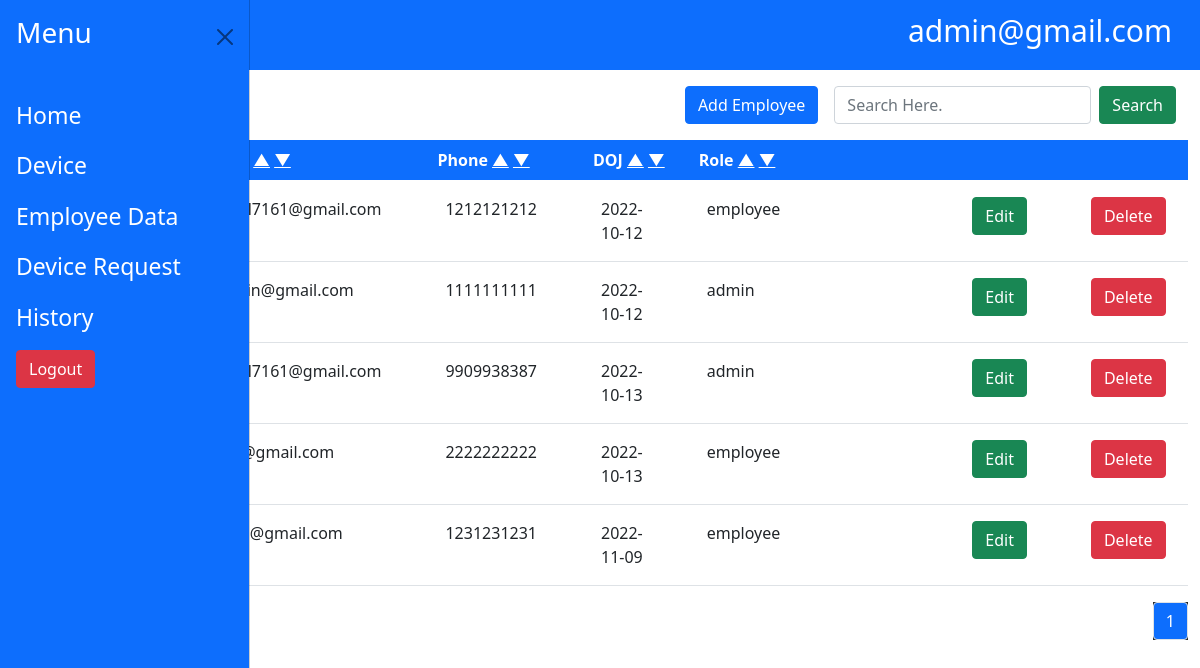
Screenshot of /admin/employee_data.php (signed in) with the database file from the repository.
### tables this page shows
CREATE TABLE `user` (
  `id` int(250) NOT NULL,
  `name` varchar(250) NOT NULL,
  `email` varchar(250) NOT NULL,
  `phone` varchar(250) NOT NULL,
  `doj` date NOT NULL,
  `password` varchar(250) NOT NULL,
  `role` varchar(250) NOT NULL
);

### class/employee.php (called while the page is built, shortened)
<?php
class Employee{
public function fetchData(){
      $limit=$_SESSION['limit'];
    $start_from=$_SESSION['start_from'];
    $connect = mysqli_connect("localhost", "root","","devicesys");
$valueToSearch=$_SESSION['search_string'];
    if(isset($_GET['sort'])){
      $colunm=$_GET['colunm'];
      $_SESSION['colunm_employee']=$colunm;
      $sort=$_GET['sort'];
      $_SESSION['sort_employee']=$sort;
      if($colunm==""){
        $query="select * from user  WHERE CONCAT(`name`, `email`, `phone`,`doj`,`role`) LIKE '%".$valueToSearch."%' LIMIT $start_from, $limit";
      }
      else{
      $query="select * from user  WHERE CONCAT(`name`, `email`, `phone`,`doj`,`role`) LIKE '%".$valueToSearch."%'  order by $colunm $sort  LIMIT $start_from, $limit";
      }
    }
    else{
    $query="select * from user  WHERE CONCAT(`name`, `email`, `phone`,`doj`,`role`) LIKE '%".$valueToSearch."%'  LIMIT $start_from, $limit";
    }
    $filter_result = mysqli_query($connect, $query);
    return $filter_result;
}
}
?>

### admin/employee_data.php (the view, shortened to what this page needs)
<?php
include 'header.php';
      if (isset($_GET["page"])) {
        $pn  = (int) $_GET["page"];
      }
      else {
        $pn=1;
      };
include '../class/employee.php';
 $employee=$employeeobj->fetchData();
?>
<body>
        <div class="container-fluid d-flex justify-content-center">
            <div class="table-responsive mt-3">
                <div class="container-fluid d-flex justify-content-end mb-3">
        <button type="button" class="btn btn-primary" data-bs-toggle="modal" data-bs-target="#myModal">
            Add Employee
        </button>
                 <form class='d-flex ms-3' action="employee_data.php" method="GET">
     <?php
        if(isset($_SESSION['search_string'])){
            echo "<input class='form-control  me-2' type='text' id='search' name='searchdata' value='".$_SESSION['search_string']."' placeholder='Search Here.' >";
        }
        else{
            echo "<input  class='form-control  me-2' type='text' id='search' name='searchdata' value='' placeholder='Search Here.' >";
        }
    ?>
    <button class='btn btn-success' type="submit" name="search" id="searchbtn">Search</button>
    </form>
    </div>
            <table class="table">
                <thead class="bg-primary">
                    <tr class="text-white">
                                <th scope="col">ID             </th>
                                <th scope="col">Name           <?php echo "<a class='text-white' href='employee_data.php?sort=ASC&colunm=name&searchdata=".$_SESSION['search_string']."'>▲</a> <a class='text-white' href='employee_data.php?sort=DESC&colunm=name&searchdata=".$_SESSION['search_string']."'>▼</a>";  ?>     </th>
                                <th scope="col">Email          <?php echo "<a class='text-white' href='employee_data.php?sort=ASC&colunm=email&searchdata=".$_SESSION['search_string']."'>▲</a> <a class='text-white' href='employee_data.php?sort=DESC&colunm=email&searchdata=".$_SESSION['search_string']."'>▼</a>";  ?>      </th>
                                <th scope="col">Phone          <?php echo "<a class='text-white' href='employee_data.php?sort=ASC&colunm=phone&searchdata=".$_SESSION['search_string']."'>▲</a> <a class='text-white' href='employee_data.php?sort=DESC&colunm=phone&searchdata=".$_SESSION['search_string']."'>▼</a>";  ?>      </th>
                                <th scope="col">DOJ            <?php echo "<a class='text-white' href='employee_data.php?sort=ASC&colunm=doj&searchdata=".$_SESSION['search_string']."'>▲</a> <a class='text-white' href='employee_data.php?sort=DESC&colunm=doj&searchdata=".$_SESSION['search_string']."'>▼</a>";  ?>        </th>
                                <th scope="col">Role           <?php echo "<a class='text-white' href='employee_data.php?sort=ASC&colunm=role&searchdata=".$_SESSION['search_string']."'>▲</a> <a class='text-white' href='employee_data.php?sort=DESC&colunm=role&searchdata=".$_SESSION['search_string']."'>▼</a>";  ?>        </th>
                                <th scope="col">               </th>
                                <th scope="col">               </th>
                                <th scope="col">               </th>
                                <th scope="col">               </th>
                    </tr>
                </thead>
                <tbody>
                    <?php
                                     $i=1;
                                    while($row=mysqli_fetch_assoc($employee)){?>
                                        <tr>
                                            <td class="p-3 pe-5"><?php echo $i; ?></td>
                                            <td class="p-3 pe-5"><?php echo $row['name']?>    </td>
                                            <td class="p-3 pe-5"><?php echo $row['email']?>    </td>
                                            <td class="p-3 pe-5"><?php echo $row['phone']?>    </td>
                                            <td class="p-3 pe-5"><?php echo $row['doj']?>    </td>
                                            <td class="p-3 pe-5"><?php echo $row['role']?>    </td>
                                            <td class="p-3 pe-5">    </td>
                                            <td class="p-3 pe-5">    </td>
                                            <td class="p-3 pe-5"><button class='edit btn btn-success' id="<?php echo $row['id']?>">Edit</button></td>
                                            <td class="p-3 pe-5"><button class='delete btn btn-danger' data-id='<?= $row['id']; ?>'>Delete</button></td>
                                        </tr>
                                        <?php $i++; } ?>
                </tbody>
            </table>
                        <nav aria-label="Page navigation example">
                <ul class="pagination justify-content-end">
                <?php
                      $colunm=$_SESSION['colunm_employee'];
            $sort=$_SESSION['sort_employee'];
            $valueToSearch=$_SESSION['search_string'];
            $connect = mysqli_connect("localhost", "root", "", "devicesys");
        if(isset($_SESSION['search_string']))
        {
            $valueToSearch = $_SESSION['search_string'];
            $sql = "SELECT COUNT(*) FROM user  WHERE CONCAT(`name`, `email`, `doj`,`phone`,`role`) LIKE '%".$valueToSearch."%'";
        }
        else{
        $sql = "SELECT COUNT(*) user login";
        }
        $rs_result = mysqli_query($connect,$sql);
        $row = mysqli_fetch_row($rs_result);
        $total_records = $row[0];
        $total_pages = ceil($total_records / $limit);
        $pagLink = "";
        for ($i=1; $i<=$total_pages; $i++) {
          if ($i==$pn) {
              $pagLink .= "<li class='page-item bg-dark'><a class='page-link bg-primary' style='color:white;' href='employee_data.php?page="
                                                .$i."&colunm=".$colunm."&sort=".$sort."&searchdata=".$valueToSearch."'>".$i."</a></li>";
          }
          else  {
              $pagLink .= "<li class='page-item'><a class='page-link' href='employee_data.php?page=".$i."&colunm=".$colunm."&sort=".$sort."&searchdata=".$valueToSearch."'>
                                                ".$i."</a></li>";
          }
        }
        if(isset($_SESSION['pagevalue'])){
        echo $pagLink;
    }
      ?>
                </ul>
            </nav>
</body>

### rows the page displays
user: email "mitul7161@gmail.com", phone "1212121212", doj "2022-10-12", role "employee"
user: email "admin@gmail.com", phone "1111111111", doj "2022-10-12", role "admin"
user: email "mitul7161@gmail.com", phone "9909938387", doj "2022-10-13", role "admin"
user: email "test@gmail.com", phone "2222222222", doj "2022-10-13", role "employee"
user: email "hello@gmail.com", phone "1231231231", doj "2022-11-09", role "employee"

### other values shown
$_SESSION['email'] "admin@gmail.com"
